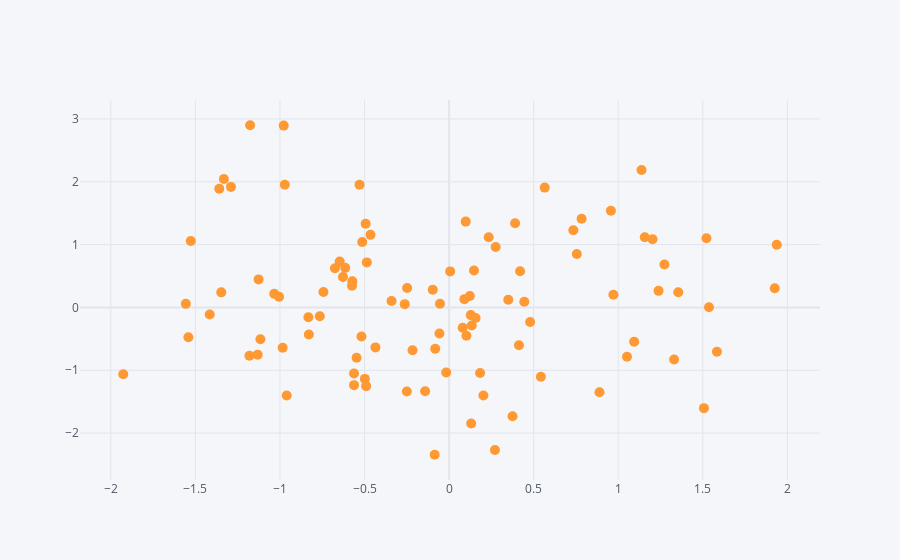

The notebook cell saved with this chart:
### Code cell
df.iplot(kind='scatter', x='A', y = 'B', mode = 'markers', size=10)
